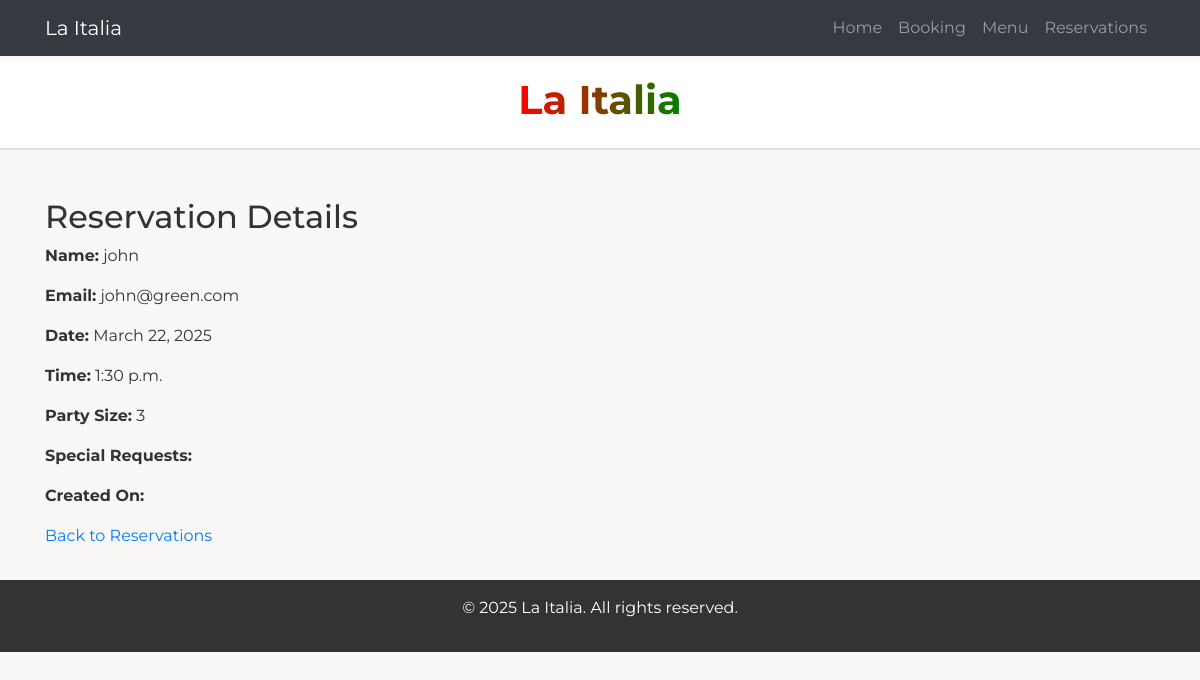
Page /reservations/1/ on the committed database.
### hello_world/models.py (models this page shows, shortened)
class Reservation(models.Model):
    name = models.CharField(max_length=100)
    email = models.EmailField()
    date = models.DateField()
    time = models.TimeField()
    party_size = models.PositiveIntegerField()
    seating_type = models.CharField(
        max_length=10,
        choices=[
            ('TABLE', 'Table Seating'), ('COUNTER', 'Counter Seating')
        ]
    )
    status = models.CharField(
        max_length=20,
        default='AWAITING',
        choices=[
            ('CONFIRMED', 'Booking Confirmed'),
            ('CANCELLED', 'Booking Cancelled'),
            ('AWAITING', 'Awaiting Response'),
            ('DUPLICATE', 'Multiple Bookings - Contact')
        ]
    )
    cancel_token = models.UUIDField(default=uuid.uuid4, unique=True, editable=False)

### hello_world/views.py (the view)
# urls.py: path('reservations/<int:pk>/', views.reservation_detail, name='reservation_detail'),
def reservation_detail(request, pk):
    reservation = get_object_or_404(Reservation, pk=pk)
    return render(request, 'hello_world/reservation_detail.html', {'reservation': reservation})
    return HttpResponse("Unauthorized access. Please enter the correct password.")

### hello_world/templates/hello_world/reservation_detail.html
{% extends "hello_world/base.html" %}
{% block content %}
<h2>Reservation Details</h2>
<p><strong>Name:</strong> {{ reservation.name }}</p>
<p><strong>Email:</strong> {{ reservation.email }}</p>
<p><strong>Date:</strong> {{ reservation.date }}</p>
<p><strong>Time:</strong> {{ reservation.time }}</p>
<p><strong>Party Size:</strong> {{ reservation.party_size }}</p>
<p><strong>Special Requests:</strong> {{ reservation.special_requests }}</p>
<p><strong>Created On:</strong> {{ reservation.created_on }}</p>
<p>
  <a href="{% url 'reservation_list' %}">Back to Reservations</a>
</p>
{% endblock content %}

### hello_world/templates/hello_world/base.html (style rules this page uses)
body { background-color: #f9f8f6; font-family: 'Montserrat', sans-serif; color: #333; padding-top: 60px; }

### rows in the picture
Reservation: name "john", email "john@green.com", date "March 22, 2025", time "1:30 p.m.", party_size "3"
